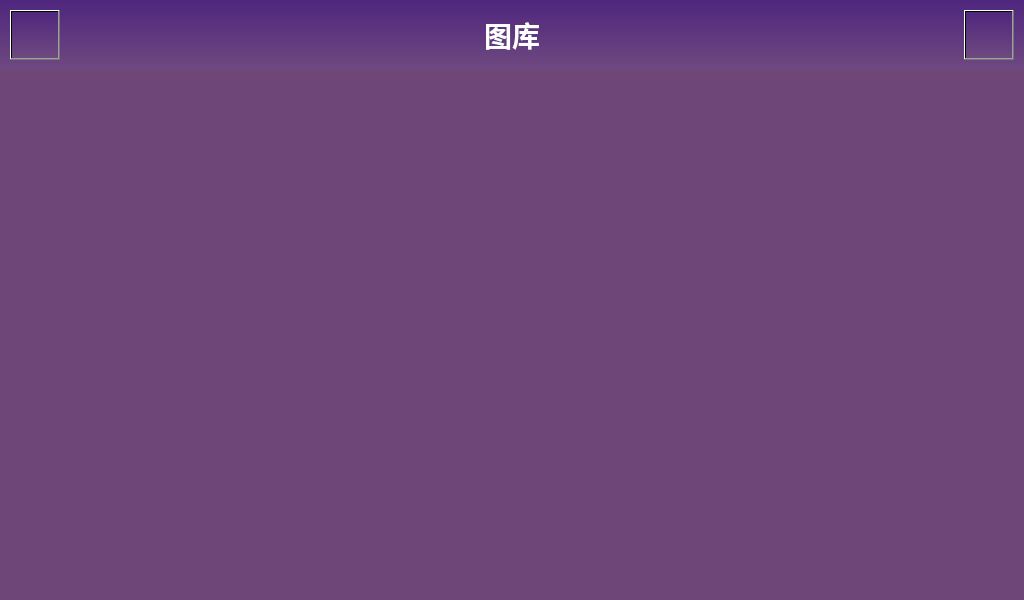
<?xml version="1.0" encoding="UTF-8"?>
<ui version="4.0">
 <class>Gallery</class>
 <widget class="QWidget" name="Gallery">
  <property name="geometry">
   <rect>
    <x>0</x>
    <y>0</y>
    <width>1024</width>
    <height>600</height>
   </rect>
  </property>
  <property name="minimumSize">
   <size>
    <width>1024</width>
    <height>600</height>
   </size>
  </property>
  <property name="maximumSize">
   <size>
    <width>1024</width>
    <height>600</height>
   </size>
  </property>
  <property name="windowTitle">
   <string>Form</string>
  </property>
  <widget class="QWidget" name="widget_2" native="true">
   <property name="geometry">
    <rect>
     <x>0</x>
     <y>70</y>
     <width>1024</width>
     <height>530</height>
    </rect>
   </property>
   <property name="minimumSize">
    <size>
     <width>1024</width>
     <height>530</height>
    </size>
   </property>
   <property name="maximumSize">
    <size>
     <width>1024</width>
     <height>530</height>
    </size>
   </property>
   <property name="styleSheet">
    <string notr="true">background-color: rgb(111, 70, 120);</string>
   </property>
   <layout class="QGridLayout" name="gridLayout">
    <property name="leftMargin">
     <number>12</number>
    </property>
    <property name="rightMargin">
     <number>12</number>
    </property>
    <item row="0" column="0">
     <widget class="QListWidget" name="imageList">
      <property name="minimumSize">
       <size>
        <width>1000</width>
        <height>512</height>
       </size>
      </property>
      <property name="maximumSize">
       <size>
        <width>1000</width>
        <height>512</height>
       </size>
      </property>
      <property name="focusPolicy">
       <enum>Qt::NoFocus</enum>
      </property>
      <property name="styleSheet">
       <string notr="true">border:0px;
color:white;</string>
      </property>
      <property name="verticalScrollBarPolicy">
       <enum>Qt::ScrollBarAlwaysOff</enum>
      </property>
      <property name="horizontalScrollBarPolicy">
       <enum>Qt::ScrollBarAlwaysOff</enum>
      </property>
      <property name="autoScroll">
       <bool>false</bool>
      </property>
      <property name="autoScrollMargin">
       <number>0</number>
      </property>
      <property name="editTriggers">
       <set>QAbstractItemView::NoEditTriggers</set>
      </property>
      <property name="dragDropMode">
       <enum>QAbstractItemView::NoDragDrop</enum>
      </property>
      <property name="iconSize">
       <size>
        <width>195</width>
        <height>110</height>
       </size>
      </property>
      <property name="verticalScrollMode">
       <enum>QAbstractItemView::ScrollPerItem</enum>
      </property>
      <property name="movement">
       <enum>QListView::Static</enum>
      </property>
      <property name="spacing">
       <number>4</number>
      </property>
      <property name="viewMode">
       <enum>QListView::IconMode</enum>
      </property>
     </widget>
    </item>
   </layout>
  </widget>
  <widget class="TitleWidget" name="upWidget" native="true">
   <property name="geometry">
    <rect>
     <x>0</x>
     <y>0</y>
     <width>1024</width>
     <height>70</height>
    </rect>
   </property>
   <property name="minimumSize">
    <size>
     <width>1024</width>
     <height>70</height>
    </size>
   </property>
   <property name="maximumSize">
    <size>
     <width>1024</width>
     <height>70</height>
    </size>
   </property>
   <widget class="QWidget" name="titleWidget" native="true">
    <property name="geometry">
     <rect>
      <x>0</x>
      <y>0</y>
      <width>1024</width>
      <height>70</height>
     </rect>
    </property>
    <property name="minimumSize">
     <size>
      <width>1024</width>
      <height>70</height>
     </size>
    </property>
    <property name="maximumSize">
     <size>
      <width>1024</width>
      <height>70</height>
     </size>
    </property>
    <property name="styleSheet">
     <string notr="true">background-color: qlineargradient(spread:pad, x1:0, y1:0, x2:0, y2:1, stop:0 rgb(79, 38, 126), stop:1 rgb(111, 73, 127));</string>
    </property>
    <widget class="QPushButton" name="homeButton">
     <property name="geometry">
      <rect>
       <x>10</x>
       <y>10</y>
       <width>50</width>
       <height>50</height>
      </rect>
     </property>
     <property name="minimumSize">
      <size>
       <width>50</width>
       <height>50</height>
      </size>
     </property>
     <property name="maximumSize">
      <size>
       <width>50</width>
       <height>50</height>
      </size>
     </property>
     <property name="styleSheet">
      <string notr="true">QPushButton{
background-color: rgba(255, 255, 255， 0);
border-image: url(:/images/galleryIcons/home.png);
}
QPushButton:pressed{
	background-color: rgb(133, 76, 255);
}
QPushButton:hover{
	background-color:  rgb(133, 76, 255);
}
QPushButton:released{
	background-color:rgba(255, 255, 255， 0);
}</string>
     </property>
     <property name="text">
      <string/>
     </property>
    </widget>
    <widget class="QLabel" name="titleLabel">
     <property name="geometry">
      <rect>
       <x>0</x>
       <y>0</y>
       <width>1024</width>
       <height>70</height>
      </rect>
     </property>
     <property name="minimumSize">
      <size>
       <width>1024</width>
       <height>70</height>
      </size>
     </property>
     <property name="maximumSize">
      <size>
       <width>1024</width>
       <height>70</height>
      </size>
     </property>
     <property name="font">
      <font>
       <pointsize>21</pointsize>
       <weight>75</weight>
       <bold>true</bold>
      </font>
     </property>
     <property name="styleSheet">
      <string notr="true">color:white;</string>
     </property>
     <property name="text">
      <string>图库</string>
     </property>
     <property name="alignment">
      <set>Qt::AlignCenter</set>
     </property>
    </widget>
    <widget class="QPushButton" name="optionButton">
     <property name="geometry">
      <rect>
       <x>964</x>
       <y>10</y>
       <width>50</width>
       <height>50</height>
      </rect>
     </property>
     <property name="minimumSize">
      <size>
       <width>50</width>
       <height>50</height>
      </size>
     </property>
     <property name="maximumSize">
      <size>
       <width>50</width>
       <height>50</height>
      </size>
     </property>
     <property name="styleSheet">
      <string notr="true">QPushButton{
background-color: rgba(255, 255, 255， 0);
border-image: url(:/images/galleryIcons/list.png);
}
QPushButton:pressed{
	background-color: rgb(133, 76, 255);
}
QPushButton:hover{
	background-color:  rgb(133, 76, 255);
}
QPushButton:released{
	background-color:rgba(255, 255, 255， 0);
}</string>
     </property>
     <property name="text">
      <string/>
     </property>
    </widget>
    <zorder>titleLabel</zorder>
    <zorder>optionButton</zorder>
    <zorder>homeButton</zorder>
   </widget>
  </widget>
  <widget class="QWidget" name="waittingDialogWidget" native="true">
   <property name="geometry">
    <rect>
     <x>0</x>
     <y>70</y>
     <width>1024</width>
     <height>530</height>
    </rect>
   </property>
   <property name="minimumSize">
    <size>
     <width>1024</width>
     <height>530</height>
    </size>
   </property>
   <property name="maximumSize">
    <size>
     <width>1024</width>
     <height>530</height>
    </size>
   </property>
   <property name="styleSheet">
    <string notr="true">background-color: rgba(255, 255, 255,0);</string>
   </property>
  </widget>
 </widget>
 <customwidgets>
  <customwidget>
   <class>TitleWidget</class>
   <extends>QWidget</extends>
   <header>gallery/titlewidget.h</header>
   <container>1</container>
  </customwidget>
 </customwidgets>
 <resources/>
 <connections/>
</ui>
